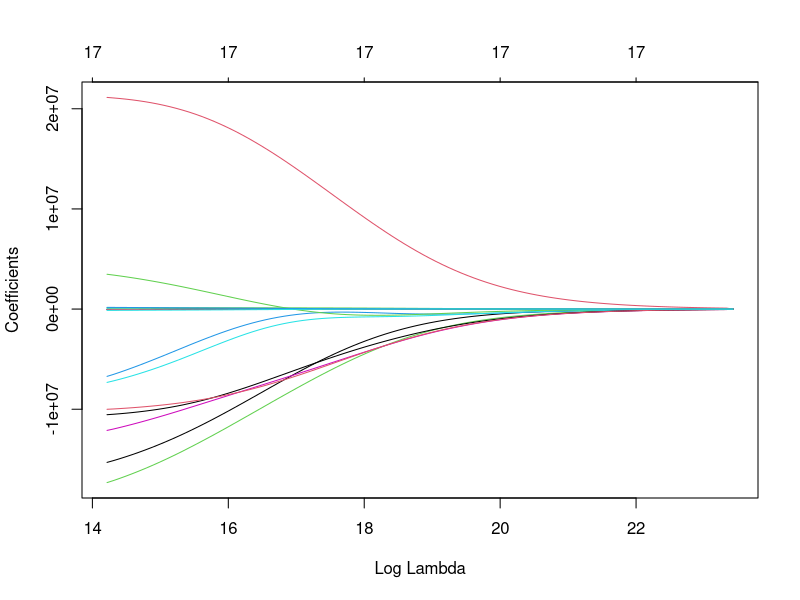

R code for this plot: (Note: this script raises an error after producing the figure.)
library(tidyverse)
library(glmnet)
library(pls)

data <- read_csv("../data/clean_data.csv")
data <- select(data, region, income_group, year, mobility, 
                 workplace, pay, marriage, parenthood, entrepreneurship, 
                 assets, pension, total)
data <- filter(data, year == 2018, !is.na(total), !is.na(region))


### RIDGE AND LASSO
## Setting up matrices
reg <- lm(total ~ ., data = data)
x2 <- model.matrix(reg)
x2 <- x2
y2 <- data$total

## Ridge
ridge <- glmnet(x2, y2, alpha = 0)
plot(ridge, label = True, xvar = "lambda")

set.seed(123)
ridgeCV <- cv.glmnet(x2, y2, alpha = 0)
plot(ridgeCV)
coef(ridgeCV) |> round(2)
ridgeCV

## Lasso
lasso <- glmnet(x2, y2)
plot(lasso, label = True, xvar = "lambda")

set.seed(123)
lassoCV <- cv.glmnet(x2, y2)
plot(lassoCV)
coef(lassoCV, s = "lambda.min") |> round(2)
lassoCV


### PCA
pc <- prcomp(x2)
screeplot(pc)
set.seed(123)
pcreg <- pcr(total ~ ., data = data, validation = "CV")
summary(pcreg)

### Code repeated for four different years by switching out year in filtering
